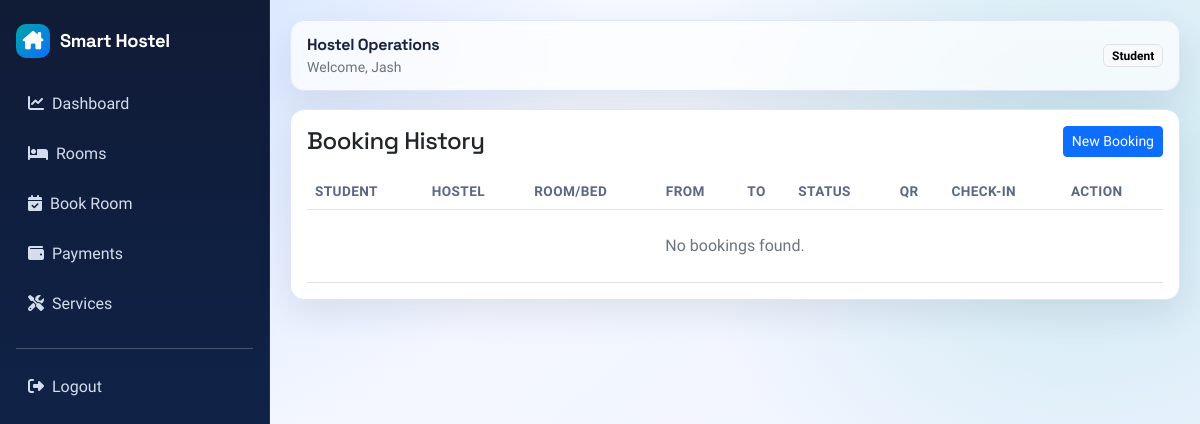
/bookings/history (signed in), run on an earlier commit of the app's database.
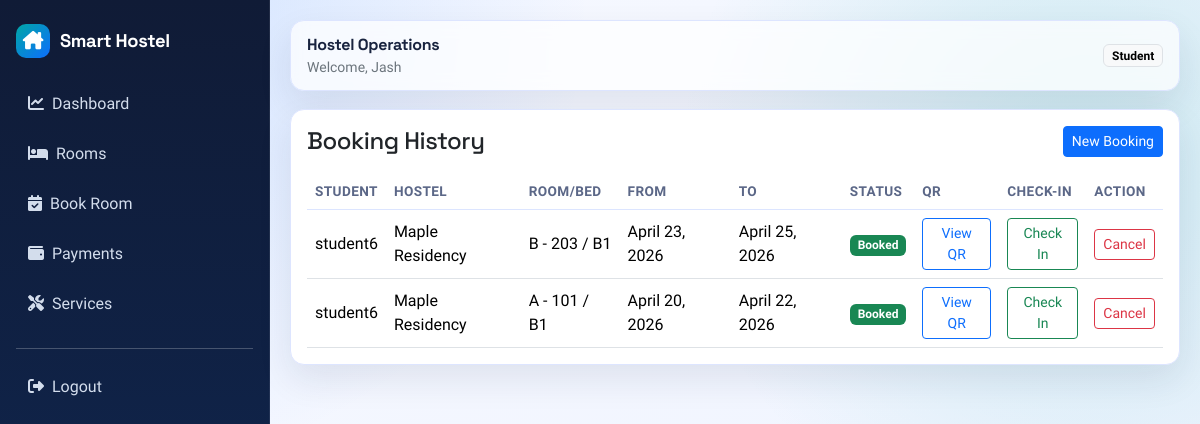
And on a later commit of the database.
### bookings/models.py (models this page shows, shortened)
class Booking(models.Model):
	STATUS_BOOKED = "booked"
	STATUS_CANCELLED = "cancelled"
	STATUS_COMPLETED = "completed"
	STATUS_CHOICES = [
		(STATUS_BOOKED, "Booked"),
		(STATUS_CANCELLED, "Cancelled"),
		(STATUS_COMPLETED, "Completed"),
	]
	user = models.ForeignKey(settings.AUTH_USER_MODEL, on_delete=models.CASCADE, related_name="bookings")
	room = models.ForeignKey("hostel.Room", on_delete=models.PROTECT, related_name="bookings")
	bed = models.ForeignKey("hostel.Bed", on_delete=models.PROTECT, related_name="bookings")
	start_date = models.DateField()
	end_date = models.DateField()
	status = models.CharField(max_length=20, choices=STATUS_CHOICES, default=STATUS_BOOKED)
	qr_code = models.ImageField(upload_to="bookings/qr_codes/", blank=True, null=True)
	check_in_at = models.DateTimeField(blank=True, null=True)
	created_at = models.DateTimeField(auto_now_add=True)
	class Meta:
		ordering = ["-created_at"]

### accounts/models.py (models this page shows, shortened)
class User(AbstractUser):
	ROLE_ADMIN = "admin"
	ROLE_STUDENT = "student"
	ROLE_CHOICES = [
		(ROLE_ADMIN, "Admin"),
		(ROLE_STUDENT, "Student"),
	]
	role = models.CharField(max_length=20, choices=ROLE_CHOICES, default=ROLE_STUDENT)

### hostel/models.py (models this page shows, shortened)
class Room(models.Model):
	TYPE_SINGLE = "single"
	TYPE_DOUBLE = "double"
	TYPE_TRIPLE = "triple"
	TYPE_DORM = "dorm"
	ROOM_TYPE_CHOICES = [
		(TYPE_SINGLE, "Single"),
		(TYPE_DOUBLE, "Double"),
		(TYPE_TRIPLE, "Triple"),
		(TYPE_DORM, "Dorm"),
	]
	hostel = models.ForeignKey(Hostel, on_delete=models.CASCADE, related_name="rooms")
	room_number = models.CharField(max_length=30)
	room_type = models.CharField(max_length=20, choices=ROOM_TYPE_CHOICES)
	capacity = models.PositiveIntegerField()
	available_beds = models.IntegerField(default=0)
	class Meta:
		ordering = ["room_number"]
		unique_together = ("hostel", "room_number")

class Hostel(models.Model):
	name = models.CharField(max_length=120)
	location = models.CharField(max_length=255)
	created_at = models.DateTimeField(auto_now_add=True)
	class Meta:
		ordering = ["name"]

class Bed(models.Model):
	room = models.ForeignKey(Room, on_delete=models.CASCADE, related_name="beds")
	bed_number = models.CharField(max_length=30)
	is_available = models.BooleanField(default=True)
	class Meta:
		ordering = ["bed_number"]
		unique_together = ("room", "bed_number")

### bookings/views.py (the view)
# urls.py: path("bookings/history", booking_history_view, name="history"),
@login_required
def booking_history_view(request):
	bookings = Booking.objects.select_related("user", "room", "bed", "room__hostel")
	if request.user.role != User.ROLE_ADMIN and not request.user.is_staff:
		bookings = bookings.filter(user=request.user)
	return render(request, "bookings/history.html", {"bookings": bookings})

### templates/bookings/history.html (shortened to what this page needs)
{% extends "base.html" %}
{% block content %}
<div class="card card-soft">
    <div class="card-body">
        <div class="d-flex justify-content-between align-items-center mb-3">
            <h4 class="mb-0">Booking History</h4>
            <a href="{% url 'bookings:book_room' %}" class="btn btn-sm btn-primary">New Booking</a>
        </div>
        <div class="table-responsive">
            <table class="table align-middle mb-0">
                <thead>
                <tr>
                    <th>Student</th>
                    <th>Hostel</th>
                    <th>Room/Bed</th>
                    <th>From</th>
                    <th>To</th>
                    <th>Status</th>
                    <th>QR</th>
                    <th>Check-in</th>
                    <th>Action</th>
                </tr>
                </thead>
                <tbody>
                {% for booking in bookings %}
                <tr>
                    <td>{{ booking.user.username }}</td>
                    <td>{{ booking.room.hostel.name }}</td>
                    <td>{{ booking.room.room_number }} / {{ booking.bed.bed_number }}</td>
                    <td>{{ booking.start_date }}</td>
                    <td>{{ booking.end_date }}</td>
                    <td>
                        {% if booking.status == "booked" %}
                        <span class="badge text-bg-success">Booked</span>
                        {% elif booking.status == "cancelled" %}
                        <span class="badge text-bg-secondary">Cancelled</span>
                        {% else %}
                        <span class="badge text-bg-primary">Completed</span>
                        {% endif %}
                    </td>
                    <td>
                        <a href="{% url 'bookings:qr' booking.id %}" class="btn btn-sm btn-outline-primary">View QR</a>
                    </td>
                    <td>
                        {% if booking.check_in_at %}
                        <span class="badge text-bg-success">{{ booking.check_in_at|date:"Y-m-d H:i" }}</span>
                        {% else %}
                        <a href="{% url 'bookings:check_in' booking.id %}" class="btn btn-sm btn-outline-success">Check In</a>
                        {% endif %}
                    </td>
                    <td>
                        {% if booking.status == "booked" %}
                        <a href="{% url 'bookings:cancel' booking.id %}" class="btn btn-sm btn-outline-danger">Cancel</a>
                        {% else %}
                        <span class="text-secondary small">-</span>
                        {% endif %}
                    </td>
                </tr>
                {% empty %}
                <tr><td colspan="9" class="text-center text-secondary py-4">No bookings found.</td></tr>
                {% endfor %}
                </tbody>
            </table>
        </div>
    </div>
</div>
{% endblock %}

What changed in the data, as far as the page shows it:
added Booking: user.username "student6", room.hostel.name "Maple Residency", room.room_number "B - 203", bed.bed_number "B1", start_date "April 23, 2026", end_date "April 25, 2026", status "Booked", shows "Check In"
added Booking: user.username "student6", room.hostel.name "Maple Residency", room.room_number "A - 101", bed.bed_number "B1", start_date "April 20, 2026", end_date "April 22, 2026", status "Booked", shows "Check In"
Also different on the page:
text no longer shown: "No bookings found."
